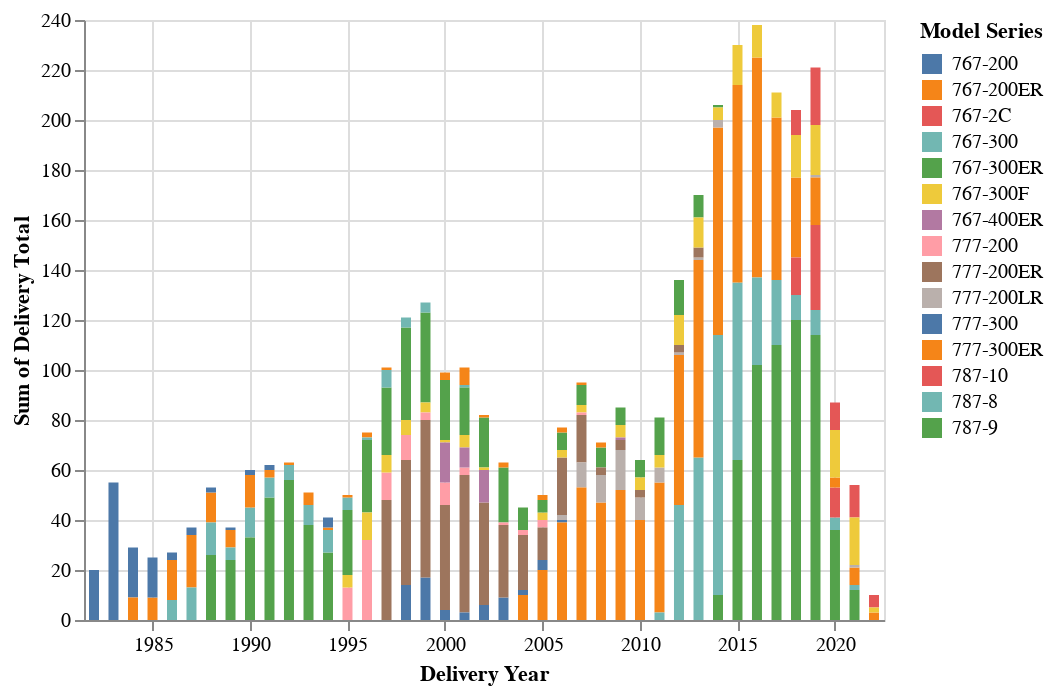

The notebook cell this image was saved under:
### Markdown cell above
Here is the final product with dropdowns, tooltips, and highlighed stacked bar charts when you click on the model series on the legend.

### Code cell
input_dropdown = alt.binding_select(options=['767','777','787'], name='Model')
selection = alt.selection_single(fields=['Model'], bind=input_dropdown)
click = alt.selection_single(fields = ['Model Series'], bind = 'legend')
alt.Chart(deliveries).mark_bar().encode(
    x='Delivery Year ',
    y='sum(Delivery Total)',
    color = 'Model Series',
    tooltip = ['Model Series', 'sum(Delivery Total)'],
    opacity=alt.condition(click,alt.value(1),alt.value(.2))
).add_selection(
    selection,
    click
).transform_filter(
    selection
)

### Figure 1 — Vega-Lite specification as saved in the notebook (floating-point values rounded to 4 significant figures; data arrays with more than 128 entries replaced by an {"elided": "..."} marker saying what was removed)
{"config": {"view": {"continuousWidth": 400, "continuousHeight": 300}}, "data": {"name": "data-dae88f881edb776e44ece9c1f59ee189"}, "mark": "bar", "encoding": {"color": {"field": "Model Series", "type": "nominal"}, "opacity": {"condition": {"value": 1, "selection": "selector003"}, "value": 0.2}, "tooltip": [{"field": "Model Series", "type": "nominal"}, {"aggregate": "sum", "field": "Delivery Total", "type": "quantitative"}], "x": {"field": "Delivery Year ", "type": "temporal"}, "y": {"aggregate": "sum", "field": "Delivery Total", "type": "quantitative"}}, "selection": {"selector002": {"type": "single", "fields": ["Model"], "bind": {"input": "select", "options": ["767", "777", "787"], "name": "Model"}}, "selector003": {"type": "single", "fields": ["Model Series"], "bind": "legend"}}, "transform": [{"filter": {"selection": "selector002"}}], "$schema": "https://vega.github.io/schema/vega-lite/v4.17.0.json", "datasets": {"data-dae88f881edb776e44ece9c1f59ee189": {"elided": "1734 records"}}}
